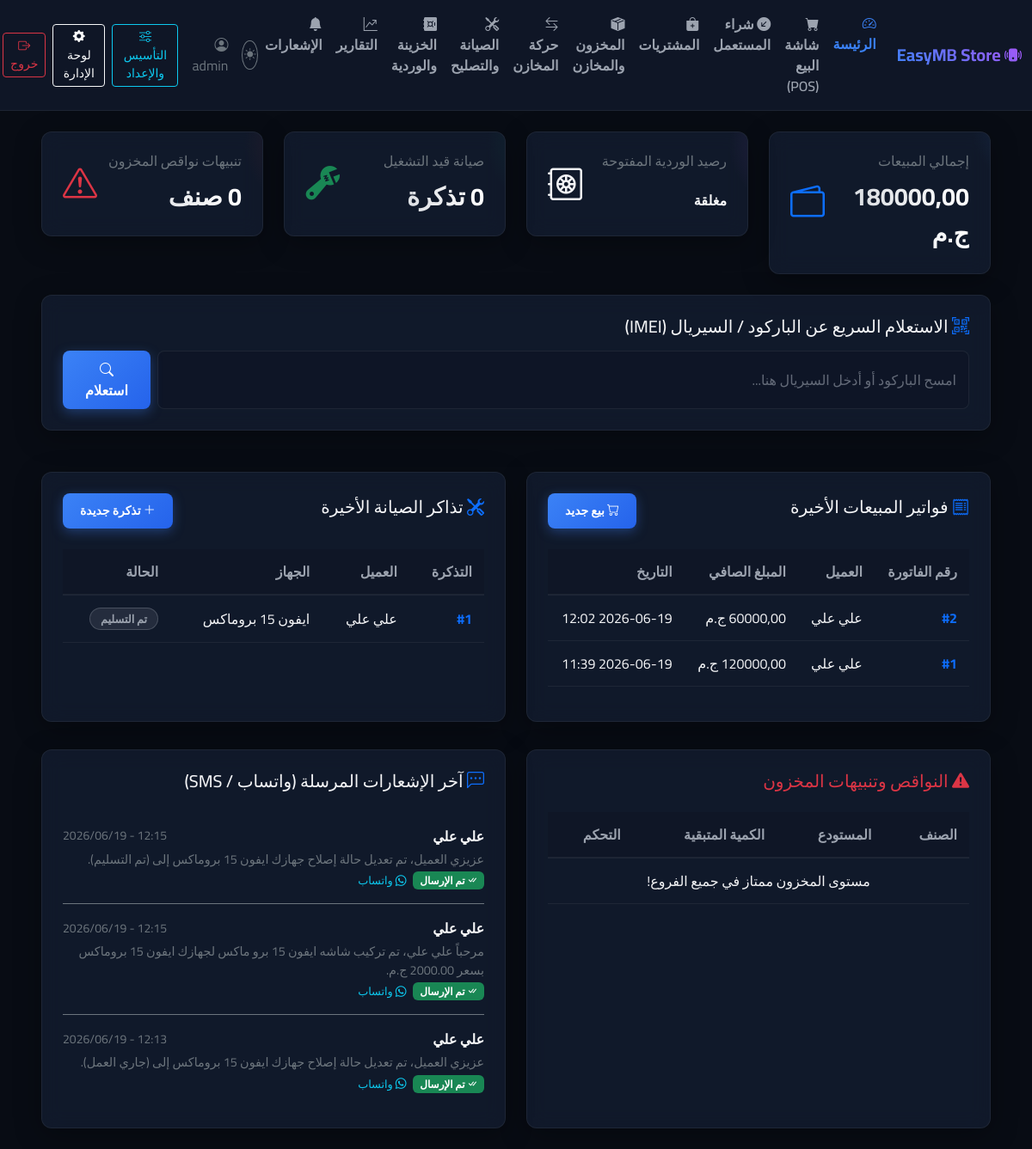
Before: / (signed in) with the older database file.
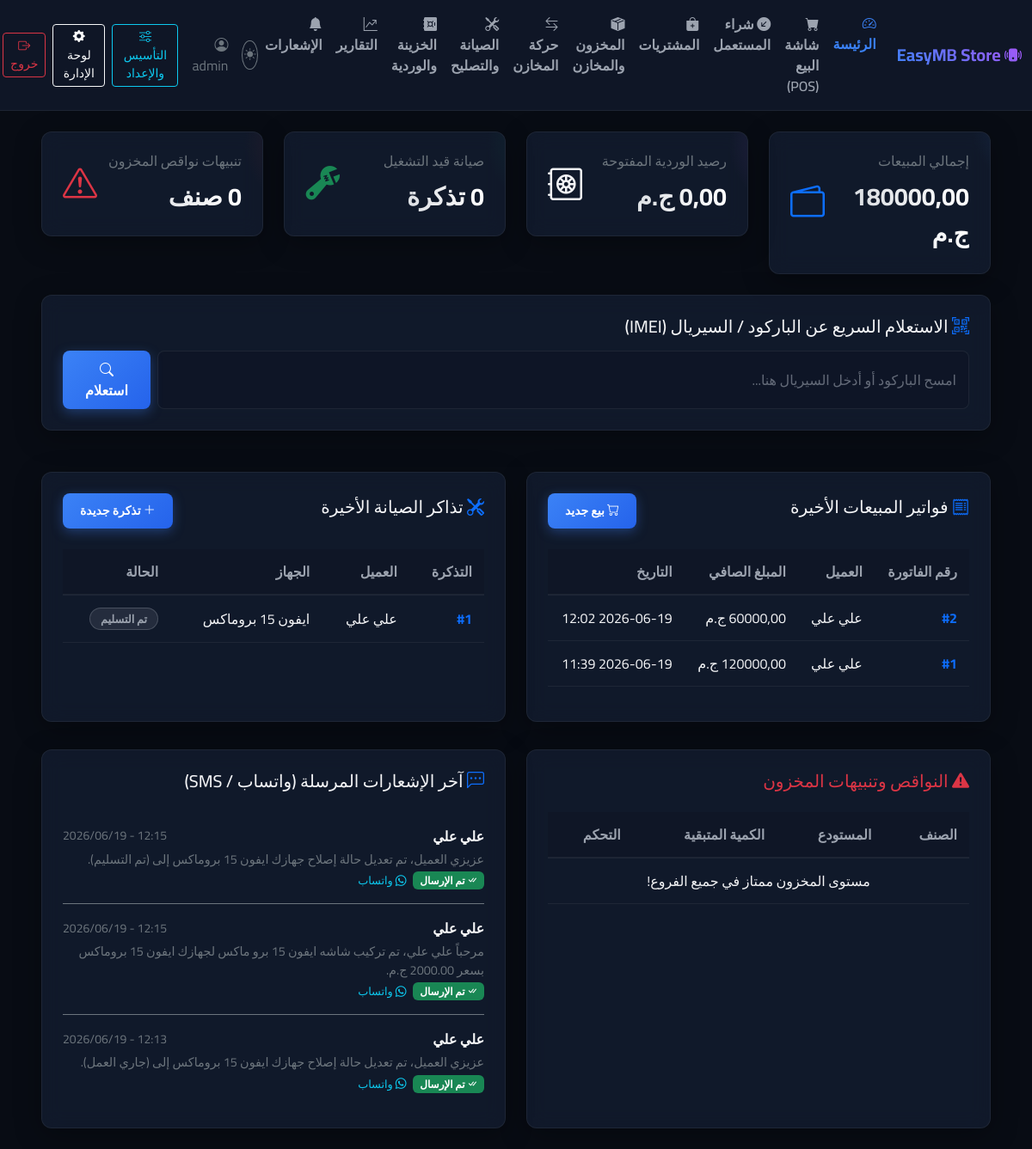
After: the same page with the newer database file.
### erp/models.py (models this page shows)
class CashShift(models.Model):
    STATUS_CHOICES = (('open', '������'), ('closed', '�����'))
    cashier = models.ForeignKey(User, on_delete=models.PROTECT, verbose_name="�������")
    start_time = models.DateTimeField(auto_now_add=True, verbose_name="��� ��� �������")
    end_time = models.DateTimeField(null=True, blank=True, verbose_name="��� ����� �������")
    opening_balance = models.DecimalField(max_digits=10, decimal_places=2, verbose_name="���� �������")
    expected_closing_balance = models.DecimalField(max_digits=12, decimal_places=2, default=0, verbose_name="������ ������ �������")
    actual_cash = models.DecimalField(max_digits=12, decimal_places=2, null=True, blank=True, verbose_name="������ ������ ������")
    status = models.CharField(max_length=20, choices=STATUS_CHOICES, default='open', verbose_name="���� �������")
    class Meta:
        verbose_name = "����� �����"
        verbose_name_plural = "������ �������"

### erp/views.py (the view, shortened to what this page needs)
# urls.py: path('', views.dashboard_view, name='dashboard'),
@login_required
def dashboard_view(request):
    store_setting = StoreSetting.objects.first()
    total_sales = SaleInvoice.objects.aggregate(total=models.Sum('net_amount'))['total'] or 0.00
    active_shift = CashShift.objects.filter(cashier=request.user, status='open').first()
    active_shift_balance = active_shift.expected_closing_balance if active_shift else 0.00
    active_repairs_count = RepairTicket.objects.exclude(status='delivered').count()
    low_stock_items = Stock.objects.filter(quantity__lt=5).select_related('product', 'warehouse')
    recent_sales = SaleInvoice.objects.order_by('-date_created')[:5].select_related('customer', 'cashier')
    recent_tickets = RepairTicket.objects.order_by('-id')[:5].select_related('customer', 'technician')
    recent_notifications = NotificationLog.objects.order_by('-sent_at')[:5].select_related('customer')
    search_query = request.GET.get('q', '').strip()
    search_result = None
    context = {
        'store_setting': store_setting,
        'total_sales': total_sales,
        'active_shift': active_shift,
        'active_shift_balance': active_shift_balance,
        'active_repairs_count': active_repairs_count,
        'low_stock_items': low_stock_items,
        'recent_sales': recent_sales,
        'recent_tickets': recent_tickets,
        'recent_notifications': recent_notifications,
        'search_result': search_result,
        'search_query': search_query,
    }
    return render(request, 'erp/dashboard.html', context)

### erp/templates/erp/dashboard.html (shortened to what the changed rows need)
{% extends 'erp/base.html' %}
{% block content %}
<div class="row g-4 mb-4">
    {% if perms.erp.view_cashshift %}
    <div class="col-md-3">
        <div class="glass-card kpi-card secondary">
            <div class="d-flex justify-content-between align-items-center">
                <div>
                    <h6 class="text-secondary mb-1">رصيد الوردية المفتوحة</h6>
                    <div class="kpi-value">
                        {% if active_shift %}
                            {{ active_shift_balance|floatformat:2 }} ج.م
                        {% else %}
                            <span class="fs-6 text-danger">مغلقة</span>
                        {% endif %}
                    </div>
                </div>
            </div>
        </div>
    </div>
    {% endif %}
</div>
<div class="row g-4">
    {% if perms.erp.view_saleinvoice %}
    <div class="{% if perms.erp.view_repairticket %}col-lg-6{% else %}col-lg-12{% endif %}">
        <div class="glass-card p-4 h-100">
            <div class="table-responsive">
                <table class="table table-custom">
                    <thead>
                        <tr>
                            <th>رقم الفاتورة</th>
                            <th>العميل</th>
                            <th>المبلغ الصافي</th>
                            <th>التاريخ</th>
                        </tr>
                    </thead>
                </table>
            </div>
        </div>
    </div>
    {% endif %}
    {% if perms.erp.view_repairticket %}
    <div class="{% if perms.erp.view_saleinvoice %}col-lg-6{% else %}col-lg-12{% endif %}">
        <div class="glass-card p-4 h-100">
            <div class="table-responsive">
                <table class="table table-custom">
                    <thead>
                        <tr>
                            <th>التذكرة</th>
                            <th>العميل</th>
                            <th>الجهاز</th>
                            <th>الحالة</th>
                        </tr>
                    </thead>
                </table>
            </div>
        </div>
    </div>
    {% endif %}
</div>
<div class="row g-4 mt-2">
    {% if perms.erp.view_stock %}
    <div class="{% if perms.erp.view_repairticket %}col-lg-6{% else %}col-lg-12{% endif %}">
        <div class="glass-card p-4 h-100">
            <div class="table-responsive">
                <table class="table table-custom">
                    <thead>
                        <tr>
                            <th>الصنف</th>
                            <th>المستودع</th>
                            <th>الكمية المتبقية</th>
                            <th>التحكم</th>
                        </tr>
                    </thead>
                </table>
            </div>
        </div>
    </div>
    {% endif %}
</div>
{% endblock %}

Changed rows visible on the page:
added CashShift: expected_closing_balance "0,00"
Other visible differences:
text no longer shown: "مغلقة"
text now shown: "ج.م"
